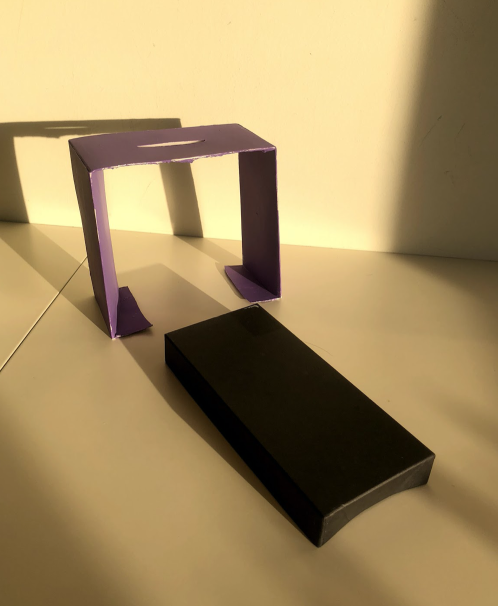
#> input picture examples/error.png, 996 x 1212 px, given as the content of the folder examples/error.png/train/positive/, which was not available (shown at 1/2 size)
$ python -i data_preparation.py   (imports and definitions only)
#> lines starting #> are read from the running program, lines starting #| are printed output that depends on the picture; after the words box and inside, x2 and y2 are one past the last pixel; in counts of white or black regions, pixels touching at a corner belong together; pictures that were not available may be replaced by others from this repository, and a replacement may not be noted
import numpy as np
from imageio import imread
from skimage.color import rgb2gray
import os
import pandas as pd

import skimage.filters
from skimage.feature import canny

from skimage.transform import hough_line, hough_line_peaks


def get_only_vertical(lines):
    """
    Это функция для отбора вертикальных прямых - возвращает из списка прямых только те,
    у которых модуль угла наклона в радианах < 0.1
    """
    angles = list(map(lambda x: x[0], lines))
    lines_arr = np.asarray(lines, dtype=object)
    return lines_arr[np.fabs(angles) < 0.1].tolist()


def get_only_horizontal(lines):
    """
    Это функция для отбора горизонтальных прямых - возвращает из списка прямых только те,
    у которых модуль угла наклона в радианах > 0.9
    """
    angles = list(map(lambda x: x[0], lines))
    lines_arr = np.asarray(lines, dtype=object)
    return lines_arr[np.fabs(angles) > 0.9].tolist()


def max_difference_vertical(vertical_lines, same_angle_th=0.02):
    """
    Находит максимальное расстояние между вертикальными прямыми, которые параллельны (с некоторой точностью)
    """
    sorted_lines = np.array(sorted(vertical_lines))
    max_diff = 0
    for i in range(len(sorted_lines)):
        same_a = same_b = i
        while same_a > 0 and abs(sorted_lines[i][0] - sorted_lines[same_a][0]) < same_angle_th:
            same_a -= 1
        while same_b < len(sorted_lines) - 1 and abs(sorted_lines[i][0] - sorted_lines[same_b][0]) < same_angle_th:
            same_b += 1
        if same_a == same_b:
            continue
        diff = abs(max(sorted_lines[same_a:same_b, 1]) - min(sorted_lines[same_a:same_b, 1]))
        max_diff = max(diff, max_diff)
    return max_diff


def highest_horizontal(horizontal_lines):
    """
    Находит самую верхнюю горзонтальную прямую
    """
    if not len(horizontal_lines):
        return 0, 0
    y0 = np.array(list(map(lambda x: x[1] / np.sin(x[0]), horizontal_lines)))
    min_idx = np.argmin(y0)
    return y0[min_idx], horizontal_lines[min_idx][0]


threshold_methods = [skimage.filters.threshold_otsu,
                     skimage.filters.threshold_yen,
                     skimage.filters.threshold_isodata,
                     skimage.filters.threshold_li,
                     skimage.filters.threshold_mean,
                     skimage.filters.threshold_minimum,
                     skimage.filters.threshold_mean,
                     skimage.filters.threshold_triangle,
                     ]


def find_area_of_box(gray_image, same_angle_th=0.02):
    """
    Функция для поиска максимальной высоты между параллельными горизонатальными прямыми, угла наклона
    этих кривых и площади темной поверхности, найденной с помощью threshold с максимальным значением
    из всех возвращаемых методами
    """
    results = np.asarray([f(gray_image) for f in threshold_methods])
    threshold = np.max(results)
    thresholded_img = gray_image >= threshold
    lines = get_lines_hough(thresholded_img)
    hor_lines = get_only_horizontal(lines)
    sorted_lines = np.array(sorted(hor_lines))
    max_diff = 0
    angle = 0
    for i in range(len(sorted_lines)):
        same_a = same_b = i
        while same_a > 0 and abs(sorted_lines[i][0] - sorted_lines[same_a][0]) < same_angle_th:
            same_a -= 1
        while same_b < len(sorted_lines) - 1 and abs(sorted_lines[i][0] - sorted_lines[same_b][0]) < same_angle_th:
            same_b += 1
        if same_a == same_b:
            continue
        diff = abs(max(sorted_lines[same_a:same_b, 1]) - min(sorted_lines[same_a:same_b, 1]))
        max_diff = max(diff, max_diff)
        if diff == max_diff:
            angle = sorted_lines[i, 0]
    return max_diff, angle, sum((gray_image >= threshold).flatten())


def get_lines_hough(gray_image):
    h, theta, d = hough_line(canny(gray_image))
    _, angle, dist = hough_line_peaks(h, theta, d)
    return sorted(list(zip(angle, dist)))


def get_lines_hough_thresholded(gray_image, threshold):
    return get_lines_hough(gray_image >= threshold)


def get_lines_hough_threshold_yen(gray_image):
    return get_lines_hough_thresholded(gray_image, skimage.filters.threshold_yen(gray_image))


def get_values_for_image(image, is_pos):
    """
    Подсчёт всех значений для одного изображения
    """
    gray_image = rgb2gray(image)
    lines = get_lines_hough_threshold_yen(gray_image)
    horizontal_lines = get_only_horizontal(lines)
    vertical_lines = get_only_vertical(lines)
    parallel_max_difference_vert = max_difference_vertical(vertical_lines)
    top_hor_line_pos, top_hor_line_angle = highest_horizontal(horizontal_lines)
    box_height, box_angle, box_area = find_area_of_box(gray_image)
    vert_lines_number = len(vertical_lines)
    hor_lines_number = len(horizontal_lines)
    return (vert_lines_number, hor_lines_number, parallel_max_difference_vert,
            top_hor_line_pos, top_hor_line_angle, box_height, box_angle, box_area, int(is_pos))


columns_names = ['vert_lines', 'hor_lines', 'max_parallel_vert', 'top_hor_line_pos',
                 'top_hor_line_angle', 'box_height', 'box_angle', 'box_area', 'target']


def create_dataset(path_to_images):
    # меняем имена директорий в случае необходимости
#> called with path_to_images = 'examples/error.png'
    train_pos_dir = os.path.join(path_to_images, 'train/positive/')
    train_neg_dir = os.path.join(path_to_images, 'train/negative/')

    test_pos_dir = os.path.join(path_to_images, 'test/positive/')
    test_neg_dir = os.path.join(path_to_images, 'test/negative/')

    # соберём информацию для обучения
    # сначала положительные примеры
    train_data = []
    os.chdir(train_pos_dir)
    for image_name in os.listdir(train_pos_dir):
        if image_name != '.DS_Store':
            img = imread(image_name)
#> img is the input picture: shape (1212, 996, 4); mean R, G, B, A 164, 140.8, 96.2, 255
            res_tuple = get_values_for_image(img, True)
#> in get_values_for_image, `gray_image = rgb2gray(image)`:
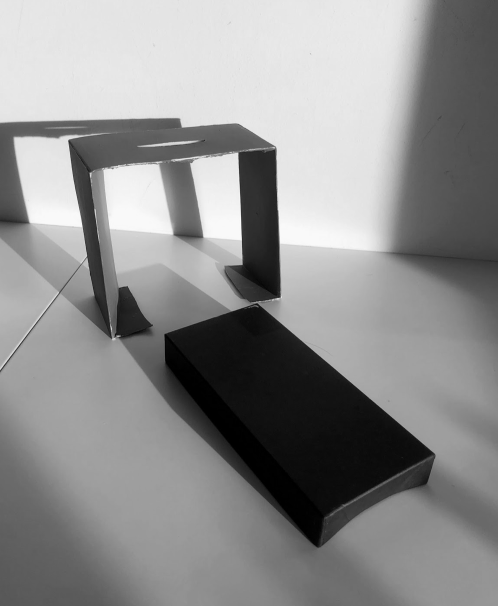
#> gray_image: shape (1212, 996) float64 (shown at 1/2 size); min 0, max 0.986, mean 0.559
#> in get_lines_hough, `h, theta, d = hough_line(canny(gray_image))`:
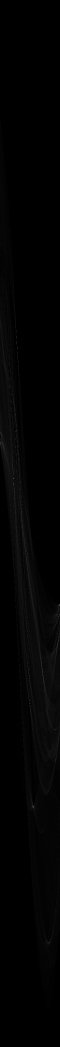
#> h: shape (3139, 180) uint64 (shown at 1/3 size); min 0, max 295, mean 3.5; drawn with min black and max white
#> in get_lines_hough, `h, theta, d = hough_line(canny(gray_image))`: theta = 180 values from -1.57 to 1.55; d = 3139 values from -1569 to 1569
#> in get_lines_hough, `h, theta, d = hough_line(canny(gray_image))`:
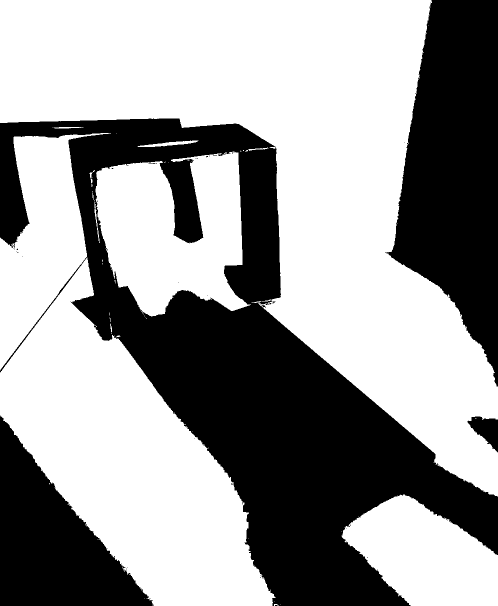
#> gray_image: shape (1212, 996) bool (shown at 1/2 size); 60.4% white; 43 black regions (38 under 20 px), largest, box (x1, y1, x2, y2) and area: (0, 237, 996, 1212) 307896, (770, 0, 996, 773) 109672, (0, 831, 308, 1212) 57909, (934, 833, 996, 905) 2373, (523, 610, 532, 615) 22
#> in get_lines_hough, `_, angle, dist = hough_line_peaks(h, theta, d)`: angle = [-0.873, 0.646, -0.0349, 1.54, 0.157, -0.0349, 1.5, 1.45]; dist = [-135, 448, 466, 246, 851, 540, 279, 358]
#> in get_values_for_image, `lines = get_lines_hough_threshold_yen(gray_image)`: lines = [(-0.873, -135), (-0.0349, 466), (-0.0349, 540), (0.157, 851), (0.646, 448), (1.45, 358), (1.5, 279), (1.54, 246)]
#> in get_only_horizontal, `angles = list(map(lambda x: x[0], lines))`: angles = [-0.873, -0.0349, -0.0349, 0.157, 0.646, 1.45, 1.5, 1.54]
#> in get_values_for_image, `horizontal_lines = get_only_horizontal(lines)`: horizontal_lines = [[1.45, 358], [1.5, 279], [1.54, 246]]
#> in get_values_for_image, `vertical_lines = get_only_vertical(lines)`: vertical_lines = [[-0.0349, 466], [-0.0349, 540]]
#> the loop in max_difference_vertical, `for i in range(len(sorted_lines)):` made 2 passes
#> (diff, max_diff) on passes 1 to 2: (0, 0), (0, 0)
#> in get_values_for_image, `parallel_max_difference_vert = max_difference_vertical(vertical_lines)`: parallel_max_difference_vert = 0
#> in highest_horizontal, `y0 = np.array(list(map(lambda x: x[1] / np.sin(x[0]), horizontal_lines..`: y0 = [360.7, 279.7, 246.1]
#> in highest_horizontal, `min_idx = np.argmin(y0)`: min_idx = 2
#> in get_values_for_image, `top_hor_line_pos, top_hor_line_angle = highest_horizontal(horizontal_l..`: top_hor_line_pos = 246.1; top_hor_line_angle = 1.54
#> in find_area_of_box, `results = np.asarray([f(gray_image) for f in threshold_methods])`: results = [0.502, 0.522, 0.499, 0.426, 0.559, 0.191, 0.559, 0.876]
#> in find_area_of_box, `threshold = np.max(results)`: threshold = 0.876
#> in find_area_of_box, `thresholded_img = gray_image >= threshold`:
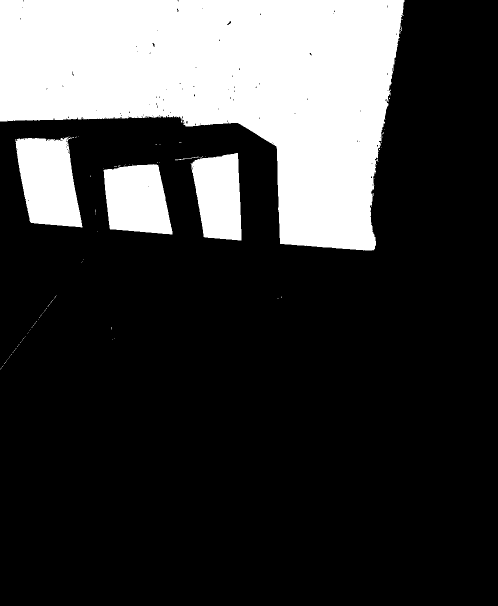
#> thresholded_img: shape (1212, 996) bool (shown at 1/2 size); 24% white; 83 white regions (78 under 20 px), largest, box (x1, y1, x2, y2) and area: (0, 0, 809, 501) 241560, (31, 274, 165, 455) 17972, (207, 328, 345, 469) 15462, (381, 306, 483, 481) 14007, (350, 313, 399, 321) 61
#> in find_area_of_box, `lines = get_lines_hough(thresholded_img)`: lines = [(-1.5, -448), (-1.48, -437), (-0.192, 75), (-0.175, 319), (-0.0524, 458), (-0.0349, 542), (0.175, 798), (0.663, 453), (1.55, 241)]
#> in find_area_of_box, `hor_lines = get_only_horizontal(lines)`: hor_lines = [[-1.5, -448], [-1.48, -437], [1.55, 241]]
#> the loop in find_area_of_box, `for i in range(len(sorted_lines)):` made 3 passes
#> (diff, angle) on passes 1 to 2: (11, -1.5), (11, -1.48)
#> diff on pass 3: 0
#> in get_values_for_image, `box_height, box_angle, box_area = find_area_of_box(gray_image)`: box_height = 11; box_angle = -1.48; box_area = 289265
#> in get_values_for_image, `vert_lines_number = len(vertical_lines)`: vert_lines_number = 2
#> in get_values_for_image, `hor_lines_number = len(horizontal_lines)`: hor_lines_number = 3
#> res_tuple = (2, 3, 0, 246.1, 1.54, 11, -1.48, 289265, 1)
            train_data.append(res_tuple)
    os.chdir(train_neg_dir)
    # теперь отрицательные примеры
    for image_name in os.listdir(train_neg_dir):
        if image_name != '.DS_Store':
            img = imread(image_name)
            res_tuple = get_values_for_image(img, False)
#> the loop in max_difference_vertical (call 2), `for i in range(len(sorted_lines)):` made 2 passes
#> the loop in find_area_of_box (call 2), `for i in range(len(sorted_lines)):` made 3 passes
#> res_tuple = (2, 3, 0, 246.1, 1.54, 11, -1.48, 289265, 0)
            train_data.append(res_tuple)
    train_df = pd.DataFrame.from_records(train_data, columns=columns_names)
#> train_df = table of 2 rows and 9 columns

    # соберём информацию для тестирования
    test_data = []
    os.chdir(test_pos_dir)
    for image_name in os.listdir(test_pos_dir):
        if image_name != '.DS_Store':
            img = imread(image_name)
            res_tuple = get_values_for_image(img, True)
#> res_tuple = (2, 3, 0, 246.1, 1.54, 11, -1.48, 289265, 1)
            test_data.append(res_tuple)
    os.chdir(test_neg_dir)
    for image_name in os.listdir(test_neg_dir):
        if image_name != '.DS_Store':
            img = imread(image_name)
            res_tuple = get_values_for_image(img, False)
#> res_tuple = (2, 3, 0, 246.1, 1.54, 11, -1.48, 289265, 0)
            test_data.append(res_tuple)
    test_df = pd.DataFrame.from_records(test_data, columns=columns_names)
#> test_df = table of 2 rows and 9 columns
    return train_df, test_df


# [8 lines not run here, left out]

>>> result = create_dataset('examples/error.png')

$ run again, on examples/neg-right-huff.png
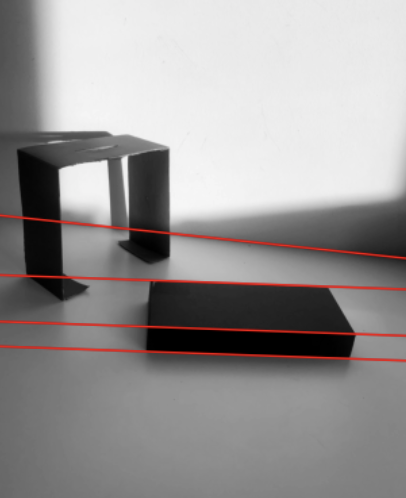
#> input picture examples/neg-right-huff.png, 406 x 498 px, given as the content of the folder examples/neg-right-huff.png/train/positive/, which was not available
#> in create_dataset, img is the input picture: shape (498, 406, 4); mean R, G, B, A 152.1, 148.9, 148.7, 255
#> theta = 180 values from -1.57 to 1.55; d = 1287 values from -643 to 643
#> in get_lines_hough, `h, theta, d = hough_line(canny(gray_image))`:
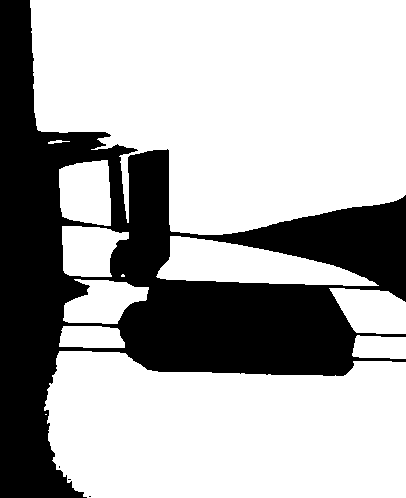
#> gray_image: shape (498, 406) bool; 68% white; 4 black regions (3 under 20 px), largest, box (x1, y1, x2, y2) and area: (0, 0, 406, 498) 64784
#> angle = [-1.54, -1.55, -0.0349, -1.54, -0.0175, -1.36]; dist = [-273, -369, 30, -348, 165, -189]
#> in get_values_for_image, `lines = get_lines_hough_threshold_yen(gray_image)`: lines = [(-1.55, -369), (-1.54, -348), (-1.54, -273), (-1.36, -189), (-0.0349, 30), (-0.0175, 165)]
#> in get_only_horizontal, `angles = list(map(lambda x: x[0], lines))`: angles = [-1.55, -1.54, -1.54, -1.36, -0.0349, -0.0175]
#> horizontal_lines = [[-1.55, -369], [-1.54, -348], [-1.54, -273], [-1.36, -189]]
#> in get_only_vertical, `angles = list(map(lambda x: x[0], lines))`: angles = [-1.55, -1.54, -1.54, -1.36, -0.0349, -0.0175]
#> vertical_lines = [[-0.0349, 30], [-0.0175, 165]]
#> the loop in max_difference_vertical, `for i in range(len(sorted_lines)):` made 2 passes
#> (diff, max_diff) on passes 1 to 2: (0, 0), (0, 0)
#> parallel_max_difference_vert = 0
#> y0 = [369.1, 348.2, 273.2, 193.2]
#> min_idx = 3
#> top_hor_line_pos = 193.2; top_hor_line_angle = -1.36
#> results = [0.654, 0.469, 0.654, 0.617, 0.587, 0.213, 0.587, 0.895]
#> threshold = 0.895
#> thresholded_img: shape (498, 406) bool; 31.3% white; 3 white regions, box (x1, y1, x2, y2) and area: (58, 0, 406, 216) 61412, (62, 161, 109, 210) 1760, (123, 157, 127, 199) 113
#> in get_lines_hough (call 2), `h, theta, d = hough_line(canny(gray_image))`:
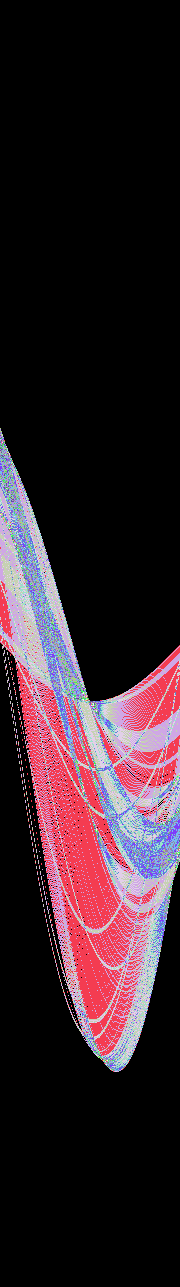
#> h: shape (1287, 180) uint64; 65 distinct labels, from 0 to 159; one colour per label, 0 black
#> angle = [1.45, 0]; dist = [235, 59]
#> in find_area_of_box, `lines = get_lines_hough(thresholded_img)`: lines = [(0, 59), (1.45, 235)]
#> hor_lines = [[1.45, 235]]
#> the loop in find_area_of_box, `for i in range(len(sorted_lines)):` made 1 pass
#> box_height = 0; box_area = 63285
#> vert_lines_number = 2
#> hor_lines_number = 4
#> in create_dataset, `res_tuple = get_values_for_image(img, True)`: res_tuple = (2, 4, 0, 193.2, -1.36, 0, 0, 63285, 1)
#> the loop in max_difference_vertical (call 2), `for i in range(len(sorted_lines)):` made 2 passes
#> the loop in find_area_of_box (call 2), `for i in range(len(sorted_lines)):` made 1 pass
#> in create_dataset, `res_tuple = get_values_for_image(img, False)`: res_tuple = (2, 4, 0, 193.2, -1.36, 0, 0, 63285, 0)
#> train_df = table of 2 rows and 9 columns
#> in create_dataset, `res_tuple = get_values_for_image(img, True)`: res_tuple = (2, 4, 0, 193.2, -1.36, 0, 0, 63285, 1)
#> in create_dataset, `res_tuple = get_values_for_image(img, False)`: res_tuple = (2, 4, 0, 193.2, -1.36, 0, 0, 63285, 0)
#> test_df = table of 2 rows and 9 columns
